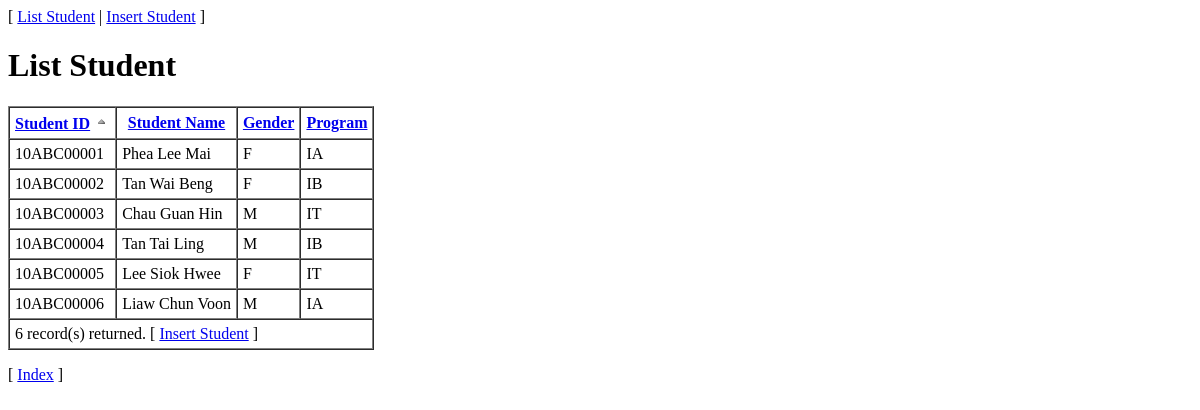
Screenshot of /list-student-Q5.php with the database file from the repository.
### tables this page shows
CREATE TABLE Student (
    StudentID CHAR(10) NOT NULL,
    StudentName VARCHAR(30) NOT NULL,
    Gender CHAR(1) NOT NULL,
    Program CHAR(2) NOT NULL,
    PRIMARY KEY (StudentID)
);

### list-student-Q5.php (the view, shortened to what this page needs)
<?php
include('includes/header.php');
?>
<div>
    <h1>List Student</h1>
    <?php
    require_once('includes/helper.php');
    $headers = array(
        'StudentID'   => 'Student ID',
        'StudentName' => 'Student Name',
        'Gender'      => 'Gender',
        'Program'     => 'Program'
    );
    $sort  = empty($_GET) ? 'StudentID' : (array_key_exists($_GET['sort'], $headers) ? $_GET['sort'] : 'StudentID');
    $order = empty($_GET) ? 'ASC' : ($_GET['order'] == 'DESC' ? 'DESC' : 'ASC');
    echo '<table border="1" cellpadding="5" cellspacing="0">';
    echo '<tr>';
    foreach ($headers as $key => $value)
    {
        if ($key == $sort)
        {
            printf('
                <th>
                <a href="?sort=%s&order=%s">%s</a>
                <img src="images/%s" alt="%s" />
                </th>',
                $key,
                $order == 'ASC' ? 'DESC' : 'ASC',
                $value,
                $order == 'ASC' ? 'asc.png' : 'desc.png',
                $order == 'ASC' ? 'Ascending' : 'Descending');
        }
        else
        {
            printf('
                <th>
                <a href="?sort=%s&order=ASC">%s</a>
                </th>',
                $key,
                $value);
        }
    }
    echo '</tr>';
    $con = mysqli_connect(DB_HOST, DB_USER, DB_PASS, DB_NAME);
    $sql = "SELECT * FROM Student ORDER BY $sort $order";
    if ($result = mysqli_query($con, $sql))
    {
        while ($row = mysqli_fetch_array($result))
        {
            printf('
                <tr>
                <td>%s</td>
                <td>%s</td>
                <td>%s</td>
                <td>%s</td>
                </tr>',
                $row['StudentID'],
                $row['StudentName'],
                $row['Gender'],
                $row['Program']);
        }
    }
    printf('
        <tr>
        <td colspan="4">
            %d record(s) returned.
            [ <a href="insert-student.php">Insert Student</a> ]
        </td>
        </tr>',
        $result->num_rows);
    echo '</table>';
    ?>
</div>
<?php
include('includes/footer.php');
?>

### includes/header.php (shortened to what this page needs)
<!DOCTYPE HTML PUBLIC "-//W3C//DTD HTML 4.01 Transitional//EN">
<html>
    <head>
        <link rel="stylesheet" type="text/css" href="css/style.css" />
    </head>
    <body>
        <p>
            [ <a href="list-student.php">List Student</a>
            | <a href="insert-student.php">Insert Student</a>
            ]
        </p>

### includes/footer.php
    <p>
        [ <a href="index.php">Index</a> ]
    </p>
    </body>
</html>

### css/style.css (style rules this page uses)
body, table, input, textarea, select { font-family: Calibri; font-size: 1.0em; }

### rows the page displays
student: StudentID "10ABC00001", StudentName "Phea Lee Mai", Gender "F", Program "IA"
student: StudentID "10ABC00002", StudentName "Tan Wai Beng", Gender "F", Program "IB"
student: StudentID "10ABC00003", StudentName "Chau Guan Hin", Gender "M", Program "IT"
student: StudentID "10ABC00004", StudentName "Tan Tai Ling", Gender "M", Program "IB"
student: StudentID "10ABC00005", StudentName "Lee Siok Hwee", Gender "F", Program "IT"
student: StudentID "10ABC00006", StudentName "Liaw Chun Voon", Gender "M", Program "IA"

### other values shown
$value "Student ID"
$value "Student Name"
$value "Gender"
$value "Program"
$result->num_rows "6"
